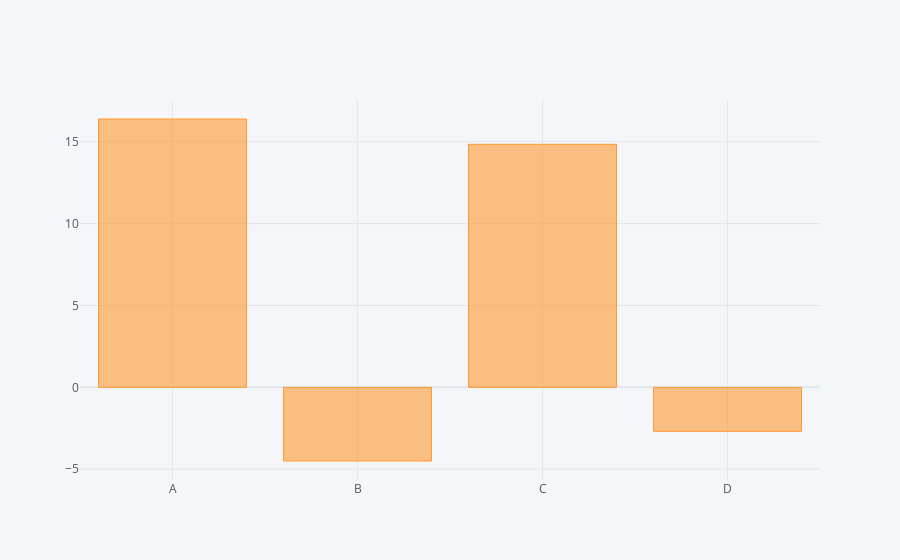

Notebook source saved alongside this figure:
### Markdown cell above
### Bar plot

### Code cell
df1.sum().iplot(kind='bar')

### Figure 1 — Plotly figure (JSON) as saved in the notebook; plotly's stock layout.template omitted (floating-point values rounded to 4 significant figures)
{"data": [{"marker": {"color": "rgba(255, 153, 51, 0.6)", "line": {"color": "rgba(255, 153, 51, 1.0)", "width": 1}}, "name": "None", "orientation": "v", "text": "", "type": "bar", "x": ["A", "B", "C", "D"], "y": [16.39, -4.499, 14.84, -2.687]}], "layout": {"legend": {"bgcolor": "#F5F6F9", "font": {"color": "#4D5663"}}, "paper_bgcolor": "#F5F6F9", "plot_bgcolor": "#F5F6F9", "title": {"font": {"color": "#4D5663"}}, "xaxis": {"gridcolor": "#E1E5ED", "showgrid": true, "tickfont": {"color": "#4D5663"}, "title": {"font": {"color": "#4D5663"}, "text": ""}, "zerolinecolor": "#E1E5ED"}, "yaxis": {"gridcolor": "#E1E5ED", "showgrid": true, "tickfont": {"color": "#4D5663"}, "title": {"font": {"color": "#4D5663"}, "text": ""}, "zerolinecolor": "#E1E5ED"}}}
